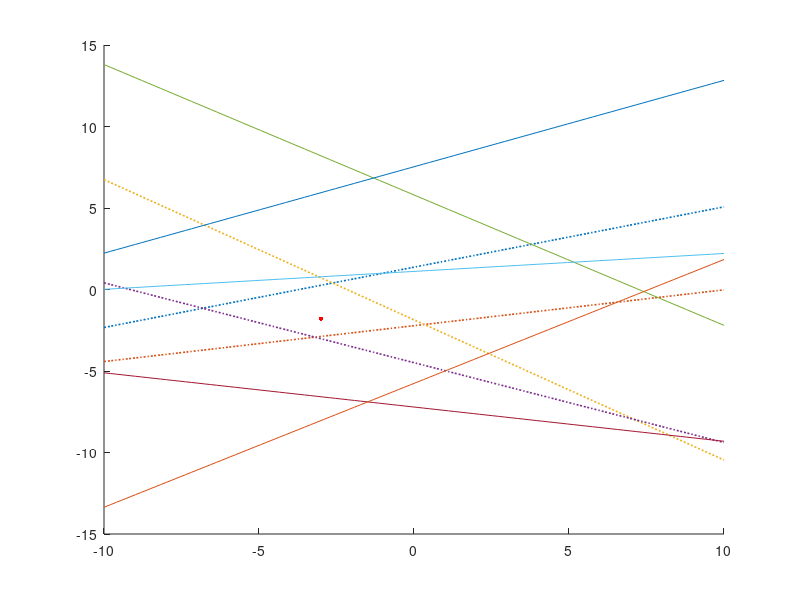

This figure's MATLAB source: (Note: this script raises an error after producing the figure.)
clear;
clc;
close all;
rng default;
%% single stage simulation;
f_sim = [-3 -1.8];
number_of_lines = 9;
slope = [0.37,0.22,-0.86,-0.49,-0.80,0.11,-0.21,0.53,0.76];
offset = [1.37,-2.22,-1.86,-4.49,5.80,1.11,-7.21,7.53,-5.76];
x = linspace(-10,10);
l_cp = zeros(length(slope),length(x));
Polyhedron_cp = zeros(4,2);
cp_fig = figure;
hold on;
plot(f_sim(1), f_sim(2), '.r', 'markersize', 10);
for i = 1:number_of_lines
    l_cp(i,:) = slope(i)*x + offset(i);
    if i<5
        plot(x,l_cp(i,:),':', 'LineWidth', 1.2);
    else
        plot(x,l_cp(i,:));
    end
    pause(1);
end
Polyhedron_cp(1,:) = InterX([x;l_cp(1,:)],[x;l_cp(3,:)]);
Polyhedron_cp(2,:) = InterX([x;l_cp(1,:)],[x;l_cp(4,:)]);
Polyhedron_cp(3,:) = InterX([x;l_cp(2,:)],[x;l_cp(4,:)]);
Polyhedron_cp(4,:) = InterX([x;l_cp(2,:)],[x;l_cp(3,:)]);
pgon = polyshape(Polyhedron_cp(:,1),Polyhedron_cp(:,2));
plot(pgon,'FaceColor','red','FaceAlpha',0.1);
%% ACP

